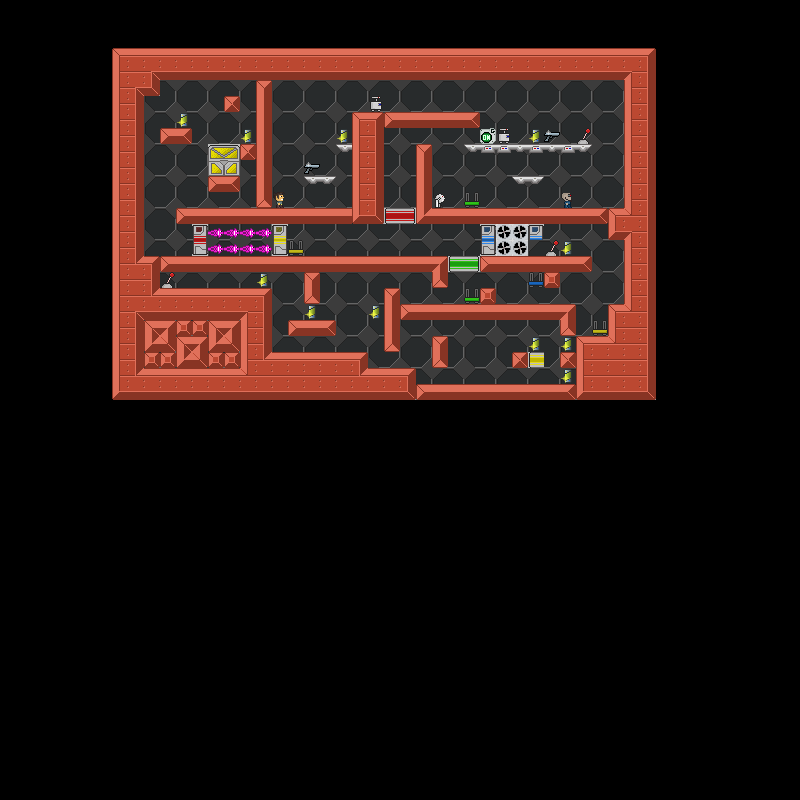

The image is a tile-based game level rendered from a .tmx file. Its description and source (layers, tilesets, objects; grid data summarised) follow:
An orthogonal 50x50 tile map with 16x16 px tiles, 4 tile layers (BG, MAP, SPRITES, FG), 4 tilesets.

<map version="1.10" tiledversion="1.10.1" orientation="orthogonal" renderorder="right-down" width="50" height="50" tilewidth="16" tileheight="16" infinite="0" nextlayerid="5" nextobjectid="1">
 <editorsettings>
  <export format="csv" />
 </editorsettings>
 <tileset firstgid="1" name="BG" tilewidth="16" tileheight="16" tilecount="2400" columns="20">
  <image source="../BgMap.png" width="320" height="1920" />
 </tileset>
 <tileset firstgid="2401" name="Map" tilewidth="16" tileheight="16" tilecount="1200" columns="20">
  <image source="../TileMap.png" width="320" height="960" />
  <wangsets>
   <wangset name="Terrains" type="corner" tile="-1">
    <wangcolor name="White PHAT" color="#ff0000" tile="84" probability="1" />
    <wangcolor name="White Thin" color="#00ff00" tile="87" probability="1" />
    <wangcolor name="Metal Thin" color="#0000ff" tile="227" probability="1" />
    <wangcolor name="Purple PHATT" color="#ff7700" tile="152" probability="1" />
    <wangcolor name="DIRT" color="#00e9ff" tile="821" probability="1" />
    <wangcolor name="New Terrain" color="#ff00d8" tile="375" probability="1" />
    <wangtile tileid="63" wangid="0,0,0,1,0,0,0,0" />
    <wangtile tileid="64" wangid="0,0,0,1,0,1,0,0" />
    <wangtile tileid="65" wangid="0,0,0,0,0,1,0,0" />
    <wangtile tileid="66" wangid="0,0,0,1,0,0,0,0" />
    <wangtile tileid="67" wangid="0,0,0,0,0,1,0,0" />
    <wangtile tileid="81" wangid="0,1,0,0,0,1,0,1" />
    <wangtile tileid="82" wangid="0,1,0,1,0,0,0,1" />
    <wangtile tileid="83" wangid="0,1,0,1,0,0,0,0" />
    <wangtile tileid="84" wangid="0,1,0,1,0,1,0,1" />
    <wangtile tileid="85" wangid="0,0,0,0,0,1,0,1" />
    <wangtile tileid="86" wangid="0,1,0,0,0,0,0,0" />
    <wangtile tileid="87" wangid="0,0,0,0,0,0,0,1" />
    <wangtile tileid="101" wangid="0,0,0,1,0,1,0,1" />
    <wangtile tileid="102" wangid="0,1,0,1,0,1,0,0" />
    <wangtile tileid="103" wangid="0,1,0,0,0,0,0,0" />
    <wangtile tileid="104" wangid="0,1,0,0,0,0,0,1" />
    <wangtile tileid="105" wangid="0,0,0,0,0,0,0,1" />
    <wangtile tileid="206" wangid="0,0,0,3,0,0,0,0" />
    <wangtile tileid="207" wangid="0,0,0,3,0,3,0,0" />
    <wangtile tileid="208" wangid="0,0,0,0,0,3,0,0" />
    <wangtile tileid="226" wangid="0,3,0,3,0,0,0,0" />
    <wangtile tileid="227" wangid="0,3,0,3,0,3,0,3" />
    <wangtile tileid="228" wangid="0,0,0,0,0,3,0,3" />
    <wangtile tileid="246" wangid="0,3,0,0,0,0,0,0" />
    <wangtile tileid="247" wangid="0,3,0,0,0,0,0,3" />
    <wangtile tileid="248" wangid="0,0,0,0,0,0,0,3" />
    <wangtile tileid="257" wangid="0,0,0,6,0,0,0,0" />
    <wangtile tileid="258" wangid="0,0,0,0,0,6,0,0" />
    <wangtile tileid="277" wangid="0,6,0,0,0,0,0,0" />
    <wangtile tileid="278" wangid="0,0,0,0,0,0,0,6" />
    <wangtile tileid="337" wangid="0,3,0,0,0,3,0,3" />
    <wangtile tileid="338" wangid="0,3,0,3,0,0,0,3" />
    <wangtile tileid="352" wangid="0,6,0,6,0,6,0,0" />
    <wangtile tileid="353" wangid="0,0,0,6,0,6,0,6" />
    <wangtile tileid="354" wangid="0,0,0,6,0,0,0,0" />
    <wangtile tileid="355" wangid="0,0,0,6,0,6,0,0" />
    <wangtile tileid="356" wangid="0,0,0,0,0,6,0,0" />
    <wangtile tileid="357" wangid="0,0,0,3,0,3,0,3" />
    <wangtile tileid="358" wangid="0,3,0,3,0,3,0,0" />
    <wangtile tileid="372" wangid="0,6,0,6,0,0,0,6" />
    <wangtile tileid="373" wangid="0,6,0,0,0,6,0,6" />
    <wangtile tileid="374" wangid="0,6,0,6,0,0,0,0" />
    <wangtile tileid="376" wangid="0,0,0,0,0,6,0,6" />
    <wangtile tileid="394" wangid="0,6,0,0,0,0,0,0" />
    <wangtile tileid="395" wangid="0,6,0,0,0,0,0,6" />
    <wangtile tileid="396" wangid="0,0,0,0,0,0,0,6" />
    <wangtile tileid="452" wangid="0,3,0,0,0,0,0,0" />
    <wangtile tileid="453" wangid="0,0,0,0,0,0,0,3" />
    <wangtile tileid="472" wangid="0,0,0,3,0,0,0,0" />
    <wangtile tileid="473" wangid="0,0,0,0,0,3,0,0" />
    <wangtile tileid="486" wangid="0,4,0,4,0,4,0,4" />
    <wangtile tileid="487" wangid="0,4,0,4,0,4,0,4" />
    <wangtile tileid="488" wangid="0,4,0,4,0,4,0,4" />
    <wangtile tileid="506" wangid="0,4,0,4,0,4,0,4" />
    <wangtile tileid="507" wangid="0,4,0,4,0,4,0,4" />
    <wangtile tileid="508" wangid="0,4,0,4,0,4,0,4" />
    <wangtile tileid="526" wangid="0,4,0,4,0,4,0,4" />
    <wangtile tileid="527" wangid="0,4,0,4,0,4,0,4" />
    <wangtile tileid="528" wangid="0,4,0,4,0,4,0,4" />
    <wangtile tileid="545" wangid="0,0,0,0,0,0,0,4" />
    <wangtile tileid="546" wangid="0,4,0,0,0,0,0,0" />
    <wangtile tileid="565" wangid="0,0,0,0,0,4,0,0" />
    <wangtile tileid="566" wangid="0,0,0,4,0,0,0,0" />
    <wangtile tileid="800" wangid="0,5,0,5,0,5,0,5" />
    <wangtile tileid="801" wangid="0,5,0,5,0,5,0,5" />
    <wangtile tileid="802" wangid="0,5,0,5,0,5,0,5" />
    <wangtile tileid="820" wangid="0,5,0,5,0,5,0,5" />
    <wangtile tileid="821" wangid="0,5,0,5,0,5,0,5" />
    <wangtile tileid="822" wangid="0,5,0,5,0,5,0,5" />
    <wangtile tileid="840" wangid="0,5,0,5,0,5,0,5" />
    <wangtile tileid="841" wangid="0,5,0,5,0,5,0,5" />
    <wangtile tileid="842" wangid="0,5,0,5,0,5,0,5" />
   </wangset>
  </wangsets>
 </tileset>
 <tileset firstgid="3601" name="Sprites" tilewidth="16" tileheight="16" tilecount="110" columns="10">
  <image source="../MovingSprites.png" width="160" height="176" />
 </tileset>
 <tileset firstgid="3711" name="Foreground" tilewidth="16" tileheight="16" tilecount="3663" columns="37">
  <image source="../ForeGroundMap.png" width="592" height="1584" />
 </tileset>
 <layer id="4" name="BG" width="50" height="50" locked="1">
  <data>[2500 cells, 588 non-empty, 8 distinct tile ids]</data>
 </layer>
 <layer id="3" name="MAP" width="50" height="50">
  <data>[2500 cells, 799 non-empty, 31 distinct tile ids]</data>
 </layer>
 <layer id="2" name="SPRITES" width="50" height="50">
  <data>[2500 cells, 88 non-empty, 30 distinct tile ids]</data>
 </layer>
 <layer id="1" name="FG" width="50" height="50" locked="1">
  <data>[2500 cells, 0 non-empty, 0 distinct tile ids]</data>
 </layer>
</map>
